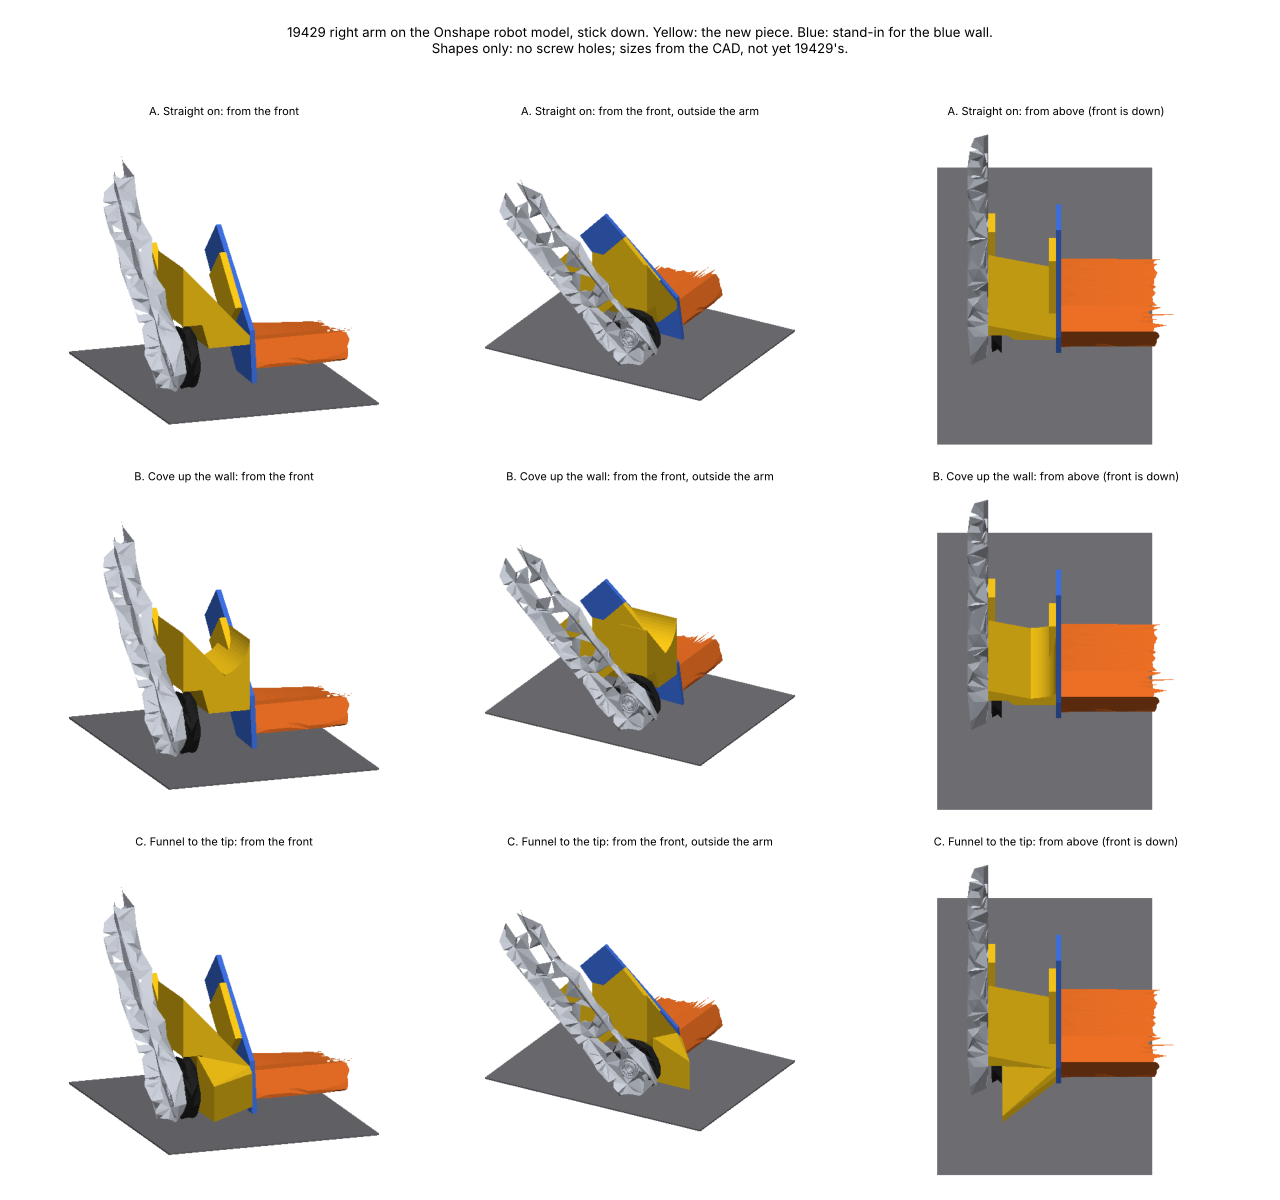

Write Python code to recreate this figure.
"""Draws concepts3d.png: the three slant concepts (concepts.png) as 3D shapes on the robot model from the team's Onshape
CAD (cad/advantagescope/Robot_BIOBUZZ), FLOWER stick swung down until its wheel touches the floor.

    pip install trimesh manifold3d matplotlib fast_simplification shapely mapbox_earcut
    python3 cad/stick-shoulder-19429/concepts3d.py

Concept shapes only, for choosing between them: no screw holes, and the sizes are the CAD's, not 19429's. The CAD's
right arm sits 43 mm from the ramp's end, like the photos of 19429. The CAD has no blue wall, no shoulder and no right
wheel, so those are drawn as stand-ins: the blue wall at the ramp's end, a wheel copied from the left arm's.

Local frame for the shapes, millimetres: origin on the shaft axis, X forward (the robot's), Y the robot's (left +),
Z up. The right arm's inner face is at Y -148.2 and the ramp's right end at Y -105.5.
"""
import importlib.util
import json
import math
import os

import matplotlib
matplotlib.use("Agg")
import matplotlib.pyplot as plt
import numpy as np
import trimesh

HERE = os.path.dirname(os.path.abspath(__file__))
MODEL = os.path.join(HERE, "..", "advantagescope", "Robot_BIOBUZZ")
_spec = importlib.util.spec_from_file_location("beam_render", os.path.join(HERE, "..", "beam-mount", "render.py"))
_beam = importlib.util.module_from_spec(_spec)
_spec.loader.exec_module(_beam)
raster, show = _beam.raster, _beam.show

ARM_Y, WALL_Y, WALL_T = -148.2, -105.5, 3.0      # right arm's inner face; the blue wall stands at the ramp's end
WALL_OUT = WALL_Y - WALL_T                         # the blue wall's outer face, where the new piece meets it
X_BACK, X_FRONT = -30.0, 12.0                      # the slant's depth, back to front
GREY, METAL, DARK, ORANGE, BLUE, NEW = (0.7, 0.71, 0.74), (0.8, 0.82, 0.86), (0.15, 0.15, 0.15), \
    (0.95, 0.45, 0.15), (0.25, 0.45, 0.9), (1.0, 0.8, 0.1)


def scene_meshes(path, transform=None):
    s = trimesh.load(path)
    out = {}
    for n in s.graph.nodes_geometry:
        T, g = s.graph[n]
        m = s.geometry[g].copy()
        m.apply_transform(T)
        m.apply_scale(1000.0)                      # metres -> millimetres
        if transform is not None:
            m.apply_transform(transform)
        out[n] = m
    return out


def deploy():
    """The stick's parts turned down until its wheel just touches the floor, and that angle."""
    c = json.load(open(os.path.join(MODEL, "components.json")))["components"][1]
    p, d = np.array(c["axis_point_m"]) * 1000, np.array(c["axis_direction"])
    lo, hi = 90.0, 162.0
    for _ in range(40):
        a = (lo + hi) / 2
        parts = scene_meshes(os.path.join(MODEL, "model_1.glb"), trimesh.transformations.rotation_matrix(math.radians(a), d, p))
        wheel_bottom = next(m for n, m in parts.items() if n.startswith("3400")).bounds[0][2]
        lo, hi = (a, hi) if wheel_bottom > 0 else (lo, a)
    return parts, a


def prism_x(yz, x0, x1):
    """A YZ cross-section extruded along X from x0 to x1."""
    from shapely.geometry import Polygon
    poly = Polygon(yz)
    m = trimesh.creation.extrude_polygon(poly, x1 - x0)          # along +Z in (Y, Z) -> remap
    v = m.vertices.copy()
    m.vertices = np.c_[v[:, 2] + x0, v[:, 0], v[:, 1]]
    m.fix_normals()
    return m


def hull(pts):
    return trimesh.convex.convex_hull(np.array(pts, dtype=float))


def along_arm_plate(a, r0, r1, s0, s1, y0, y1):
    """A plate in the XZ plane along the arm's direction a (unit, in XZ), from r0 to r1, s0..s1 across it."""
    u = np.array(a); v = np.array([-u[1], u[0]])
    if v[1] < 0:
        v = -v
    pts = []
    for r in (r0, r1):
        for s in (s0, s1):
            x, z = r * u + s * v
            pts += [(x, y0, z), (x, y1, z)]
    return hull(pts)


SLANT = [(ARM_Y, 55.0), (WALL_OUT, 12.0)]          # your slant's top edge, carried straight on to the blue wall


def slant_z(y):
    (y0, z0), (y1, z1) = SLANT
    return z0 + (z1 - z0) * (y - y0) / (y1 - y0)


def section_a():
    return [(ARM_Y, 55.0), (WALL_OUT, 12.0), (WALL_OUT, 7.0), (-133.0, 7.0), (-137.0, 21.0), (ARM_Y, 21.0)]


def section_b(r=20.0, top=48.0):
    """A, then a concave cove up the wall's outer face to `top`."""
    cy, cz = WALL_OUT - r, top
    arc = []
    for i in range(13):
        t = math.radians(-75 + 75 * i / 12)
        arc.append((cy + r * math.cos(t), cz + r * math.sin(t)))
    start_y = arc[0][0]
    return [(ARM_Y, 55.0), (start_y, slant_z(start_y))] + arc + [(WALL_OUT, 7.0), (-133.0, 7.0), (-137.0, 21.0), (ARM_Y, 21.0)]


def nose_c(floor_z):
    """C's funnel seen from above: ahead of the slant, from outboard-forward to the blue wall's front tip."""
    lo = floor_z + 7.0
    return hull([(X_FRONT, -140.0, lo), (X_FRONT, -140.0, 21.0), (40.0, -140.0, lo), (40.0, -140.0, 10.0),
                 (X_FRONT, WALL_OUT, lo), (X_FRONT, WALL_OUT, 12.0), (16.0, WALL_OUT, lo), (16.0, WALL_OUT, 9.0)])


def concept(name, a, floor_z):
    tabs = [along_arm_plate(a, 24, 70, -10, 10, ARM_Y, ARM_Y + 4),          # screws to the arm
            along_arm_plate(a, 18, 55, -6, 18, WALL_OUT - 4, WALL_OUT)]      # screws through the blue wall
    if name == "A":
        body = [prism_x(section_a(), X_BACK, X_FRONT)]
    elif name == "B":
        body = [prism_x(section_b(), X_BACK, X_FRONT)]
    else:
        body = [prism_x(section_a(), X_BACK, X_FRONT), nose_c(floor_z)]
    return body + tabs


def stand_ins(parts, a, floor_z):
    left_wheel = next(m for n, m in parts.items() if n.startswith("3400"))
    w = left_wheel.copy()
    w.apply_transform(trimesh.transformations.reflection_matrix([0, 0, 0], [0, 1, 0]))
    w.fix_normals()
    w.apply_translation([0, (ARM_Y + 2.0) - w.bounds[0][1], 0])               # 2 mm off the right arm, as the left is
    u = np.array(a); v = np.array([-u[1], u[0]]); v = v if v[1] > 0 else -v
    fin_xz = [(16.0, floor_z + 3), (12.0, 15.0), tuple(75 * u + 15 * v), tuple(75 * u - 12 * v), (-10.0, floor_z + 4)]
    fin = hull([(x, y, z) for x, z in fin_xz for y in (WALL_OUT, WALL_Y)])
    return w, fin


def main():
    parts, angle = deploy()
    shaft = next(m for n, m in parts.items() if n.startswith("312mm"))
    hub = next(m for n, m in parts.items() if n.startswith("Servo Hub"))
    sc = shaft.bounds.mean(0)
    origin = np.array([sc[0], 0.0, sc[2]])
    hc = hub.bounds.mean(0)
    a = np.array([hc[0] - sc[0], hc[2] - sc[2]]); a /= np.linalg.norm(a)
    floor_z = -sc[2]
    to_world = trimesh.transformations.translation_matrix(origin)
    print(f"stick down at {angle:.1f} deg; shaft {sc[2]:.1f} mm above the floor; arm {math.degrees(math.atan2(a[1], -a[0])):.0f} deg up")

    robot = scene_meshes(os.path.join(MODEL, "model.glb"))
    robot = trimesh.util.concatenate(list(robot.values()))
    near = robot.bounds[1][0] - 160                                             # just the robot's front, for close-ups
    keep = robot.triangles_center[:, 0] > near
    front = robot.submesh([np.nonzero(keep & (robot.triangles_center[:, 1] < 20))[0]], append=True)
    import fast_simplification
    v, f = fast_simplification.simplify(front.vertices, front.faces, target_reduction=0.85)
    front = trimesh.Trimesh(v, f)
    stick = [(m, ORANGE if n.startswith("Flower Ramp") else METAL) for n, m in parts.items()]
    wheel, fin = stand_ins({n: m.copy() for n, m in parts.items()}, a, floor_z)
    wheel_w = wheel                                                             # built from world parts already
    fin_w = fin.copy(); fin_w.apply_transform(to_world)
    lo, hi = np.array([sc[0] - 95, -178, -2]), np.array([sc[0] + 70, -52, 105])   # close in on the right arm

    def crop(m):
        c = m.triangles_center
        k = np.nonzero(np.all((c > lo) & (c < hi), axis=1))[0]
        return m.submesh([k], append=True) if len(k) else None

    floor = trimesh.creation.box(extents=[hi[0] - lo[0], hi[1] - lo[1], 1])
    floor.apply_translation([(lo[0] + hi[0]) / 2, (lo[1] + hi[1]) / 2, -0.6])
    base = [(crop(m), c) for m, c in [(front, GREY)] + stick + [(wheel_w, DARK), (fin_w, BLUE)]]
    base = [(m, c) for m, c in base if m is not None] + [(floor, (0.45, 0.45, 0.47))]

    fig = plt.figure(figsize=(16, 15))
    titles = {"A": "A. Straight on", "B": "B. Cove up the wall", "C": "C. Funnel to the tip"}
    for row, name in enumerate("ABC"):
        new = []
        for m in concept(name, a, floor_z):
            m = m.copy(); m.apply_transform(to_world); new.append((m, NEW))
        views = [(15, -20, "from the front"), (25, -60, "from the front, outside the arm"), (80, 0, "from above (front is down)")]
        for col, (el, az, label) in enumerate(views):
            img = raster(base + new, el, az, size=520)
            show(fig.add_subplot(3, 3, row * 3 + col + 1), img, f"{titles[name]}: {label}")
    fig.suptitle("19429 right arm on the Onshape robot model, stick down. Yellow: the new piece. Blue: stand-in for the blue wall.\n"
                 "Shapes only: no screw holes; sizes from the CAD, not yet 19429's.", fontsize=12)
    plt.tight_layout(rect=(0, 0, 1, 0.96))
    plt.savefig(os.path.join(HERE, "concepts3d.png"), dpi=80)
    print("concepts3d.png")


if __name__ == "__main__":
    main()
